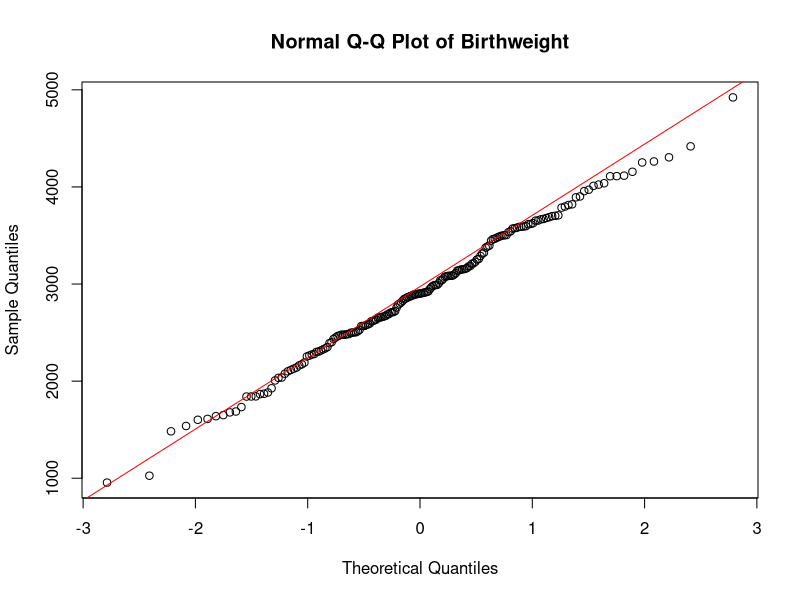
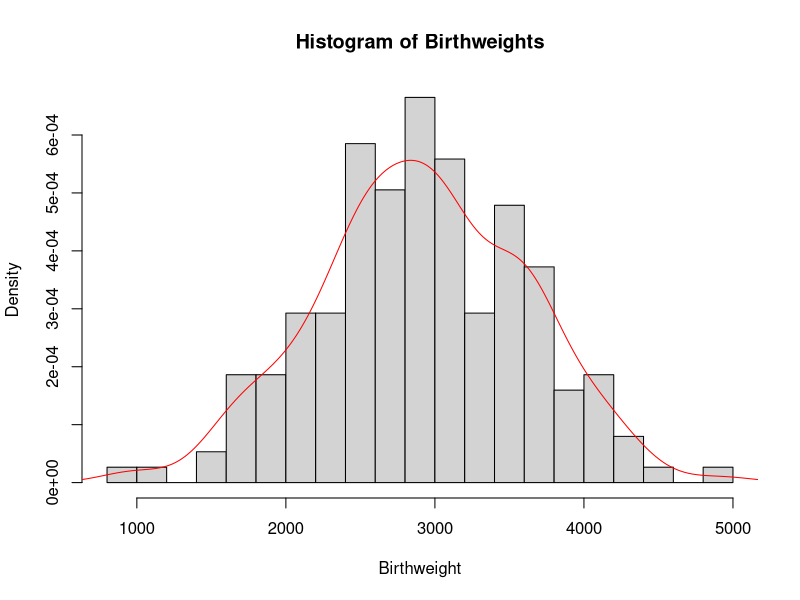
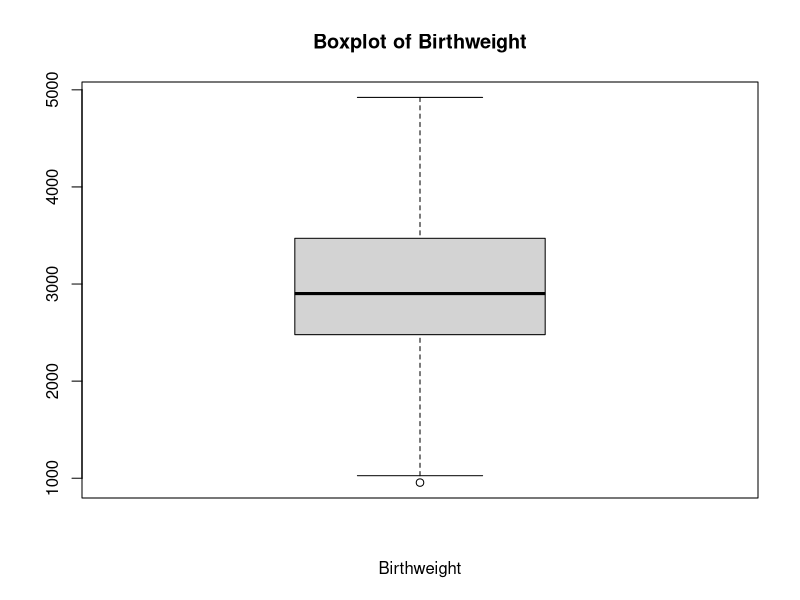
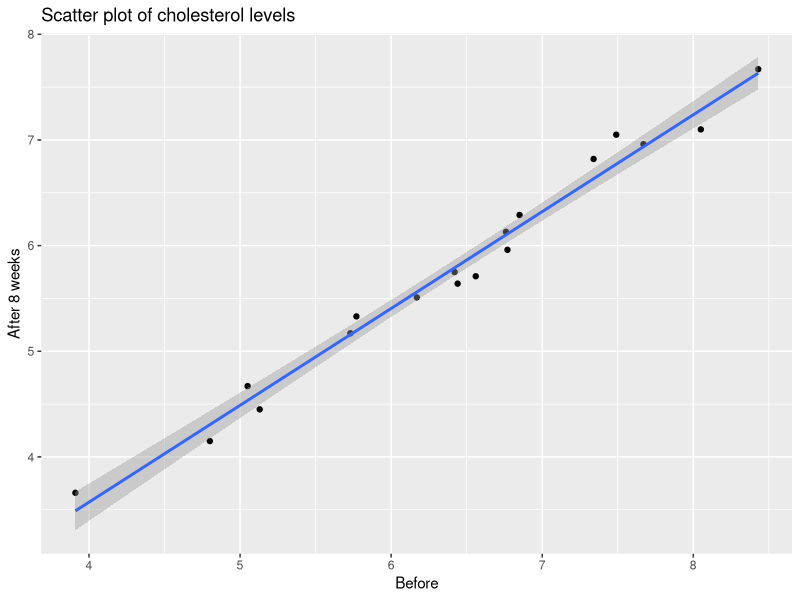
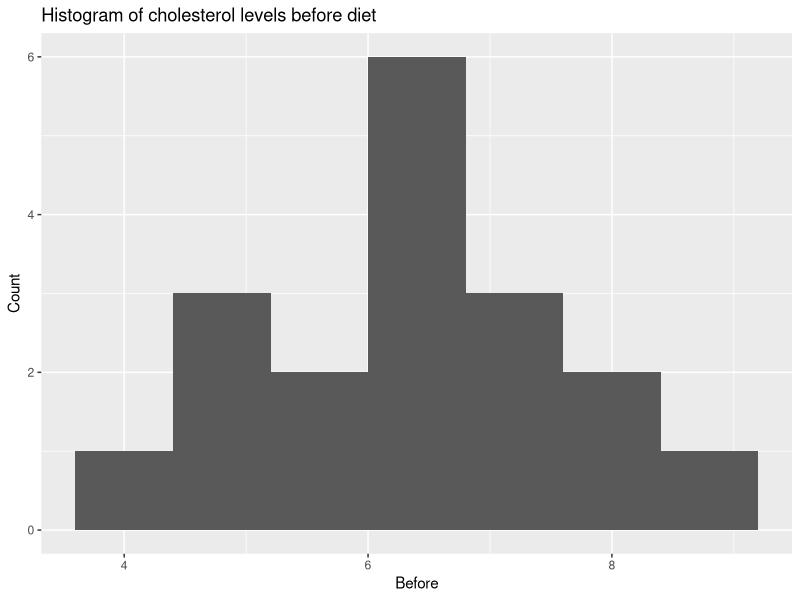
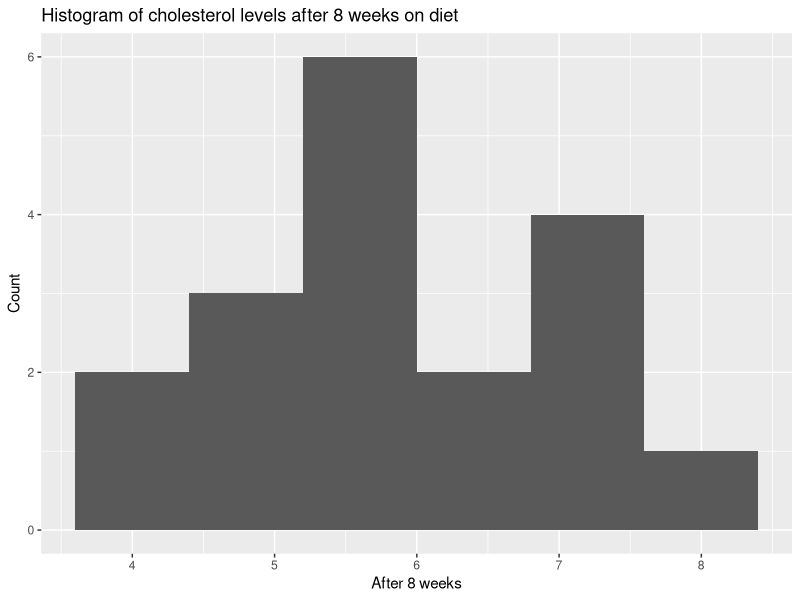

Write the R code that produced these figures, in order. (Note: this script raises an error after producing the figures.)
## ---- chunk 1
birthweight = read.table(file = "birthweight.txt", header = TRUE)
data= birthweight$birthweight

## ---- chunk 2
qqnorm(data, main = "Normal Q-Q Plot of Birthweight")
qqline(data,col=" red ")

# Check for normality with histogram
hist(x = data,breaks=15,main = "Histogram of Birthweights",
     xlab = " Birthweight ",freq = FALSE)
lines(x= density(x= data), col=" red ")

# Check for normality with boxplot
boxplot (data , main =" Boxplot of Birthweight ",
         xlab =" Birthweight ")#horizontal = TRUE)

## ---- chunk 3
shapiro.test(data)
## ---- chunk 4
# construct Confidence Interval
mu <- mean(data)
stnd <-sd(data)
CI <- 0.96
alpha <- 1-CI
# Calculate the margin of error for a 95% confidence interval
z <- qnorm(1 - alpha/2) # 98th percentile of standard normal distribution
# Calculate the margin of error
me <- z * stnd / sqrt(length(data))
# Calculate the confidence interval
lower_ci = mu - me
upper_ci = mu + me
# Print the confidence interval
cat("Confidence Interval: [", lower_ci, ", ", upper_ci, "]", sep = "")
## ---- chunk 5
# construct a bounded 96%-CI for mu(mean) 
for (sample_size in 1:1000) {
  lower_bound = mu - z*stnd/sqrt(sample_size)
  upper_bound = mu + z*stnd/sqrt(sample_size)
  CI_length <- upper_bound - lower_bound
  if (CI_length <= 100) {
    break
  }
}
cat("sample_size",sample_size)
## ---- chunk 6
# Compute a bootstrap 96%-CI for mu and compare it to the above CI.
library(boot)
B <- 1000 # Choose number of bootstrap resamples
boot_data <- boot(data, statistic = function(data, i) mean(data[i]), R = B)
boot_ci <- boot.ci(boot_data, type = "perc", conf = 0.96)
lower_bound_boot_ci <- boot_ci$percent[[4]]
upper_bound_boot_ci <- boot_ci$percent[[5]]
cat("boot_CI Confidence Interval: [", lower_bound_boot_ci, ", ", upper_bound_boot_ci, "]", sep = "")
## ---- chunk 7
# Verify this claim by using a one side t-test
t.test(data, mu = 2800, alternative = "greater")
## ---- chunk 8
# sign test
binom.test(sum(data > 2800), n=length(data), p = 0.5, alternative = "greater")
## ---- chunk 9
B = 1000; n = 50
psign = numeric(B) # will contain P-values of sign test
pttest = numeric(B) # will contain P-values of T test

for(i in 1:B) {
  x = sample(data, n)
  pttest[i] = t.test(x, mu=2800, alt='greater')[[3]] # extract P-value
  psign[i] = binom.test(sum(x>2800), n, alt='greater')[[3]] # extract P-value
}
power_ttest = sum(pttest<0.05)/B
power_sign = sum(psign<0.05)/B
cat("the powers of the t-test: ", power_ttest, ",  the powers of the sing test: ", power_sign, sep = "")
## ---- chunk 10
# Set the number of samples to take and the lower probability
n_samples = 100
p_left = 0.25
# Create an empty vector to store the sample probabilities
sample_probabilities = numeric(n_samples)
# Take n_samples samples of size n_samples from the birthweight vector
# Calculate the proportion of samples that have a weight less than 2600 grams
# Store the sample proportion in the sample_probabilities vector
for(i in 1:n_samples){
  sample = sample(data, n_samples, replace = TRUE)
  sample_probabilities[i] = sum(sample < 2600)/n_samples
}
# Calculate the standard deviation of the sample proportions
sample_sd = sd(sample_probabilities)
# Calculate the mean of the sample proportions
p_hat = mean(sample_probabilities)
# margin of error 
me = p_hat - p_left
# Calculate the upper confidence interval for p
p_right = p_hat + me
confidence_level = ((me/1.96)*2)-1
cat("Confidence Interval: [", p_left, ", ", p_right, "]","confidence_level: ",confidence_level , sep = "")
## ---- chunk 11
male_means = c()
female_means = c()

for (i in 1:1000) {
  # Select 34 males and 28 females with birthweight < 2600 g
  male_2600 = sample(data< 2600, 34)
  female_2600 = sample(data[data < 2600], 28)
   # Select 61 males and 65 females with birthweight >= 2600 g
  male_others = sample(data[data >= 2600], 61)
  female_others = sample(data[data >= 2600], 65)
   # Combine the selected males and females with birthweight < 2600 g
  males = c(male_2600, male_others)
  females = c(female_2600, female_others)
  # Calculate the mean birthweight for males and females
  male_means = c(male_means, mean(males))
  female_means = c(female_means, mean(females))
}
# Calculate the mean of the sample means for males and females
mean(male_means)
mean(female_means)
# Perform a two-sample t-test assuming unequal variances
t.test(male_means, female_means)
## ---- chunk 12
#library('tidyverse')
cholesterol <- read.table("cholesterol.txt", header = TRUE)

library(ggplot2)

summary(cholesterol)

# Regression the 2 variables are highly correlated
ggplot(cholesterol, aes(x = Before, y = After8weeks)) +
  geom_point() +
  geom_smooth(method = "lm") +
  labs(x = "Before", y = "After 8 weeks", title = "Scatter plot of cholesterol levels")
cor(cholesterol$Before, cholesterol$After8weeks)


# creating histograms
ggplot(cholesterol, aes(x = Before)) +
  geom_histogram(binwidth = 0.8) +
  labs(x = "Before", y = "Count", title = "Histogram of cholesterol levels before diet")

shapiro.test(cholesterol$Before) # accept null, data is normal

ggplot(cholesterol, aes(x = After8weeks)) +
  geom_histogram(binwidth = 0.8) +
  labs(x = "After 8 weeks", y = "Count", title = "Histogram of cholesterol levels after 8 weeks on diet")
shapiro.test(after) # accept null, data is normal
# checking difference
diff <- cholesterol$Before - cholesterol$After8weeks

ggplot(cholesterol, aes(x = Before - After8weeks)) +
  geom_histogram(binwidth = 0.2) +
  labs(x = "Difference in cholesterol levels", y = "Count", title = "Histogram of differences before and after diet")

shapiro.test(diff) # accept null, data is normal
## ---- chunk 13
wilcox.test(cholesterol$Before, cholesterol$After8weeks, paired = TRUE)
#strong evidence to suggest that the margarine diet #had an effect on cholesterol levels.
## ---- chunk 14
# Calculate estimate for theta
theta_hat <- 2*mean(cholesterol$After8weeks) - 3
sigma <- sqrt((theta_hat-3)^2/12)

n <- length(cholesterol$After8weeks)
z <- qnorm(0.975)

lower <- theta_hat - z*(sigma/sqrt(n))
upper <- theta_hat + z*(sigma/sqrt(n))
#confidence interval
c(lower, upper)
## ---- chunk 15
after = cholesterol$After8weeks
# Define the test statistic function
T <- function(x) max(x)

# Set up the range of theta values to test
theta_vals <- seq(3, 12, by = 0.1)

# Create a vector to store the p-values for each theta value
p_vals <- rep(NA, length(theta_vals))

# Perform the bootstrap test for each theta value
for (i in seq_along(theta_vals)) {
  # Generate bootstrap samples
  boot_samples <- replicate(10000, runif(18, min = 3, max = theta_vals[i]))
  # Calculate test statistics for bootstrap samples
  boot_t <- apply(boot_samples, 2, T)
  # Calculate p-value
  p_vals[i] <- mean(boot_t >= max(after))
}

# Plot the p-values as a function of theta
plot(theta_vals, p_vals, type = "l", xlab = "theta", ylab = "p-value")
abline(h = 0.01, col = "yellow", lty = 2)
abline(h = 0.05, col = "red", lty = 2)
abline(h = 0.1, col = "blue", lty = 2)


## ---- chunk 16

# Median test
binom.test(sum(cholesterol$After8weeks<6),length(cholesterol$After8weeks),p=0.5,alt="less") 

binom.test(sum(cholesterol$After8weeks < 4.5), length(cholesterol$After8weeks), p = 0.25, alternative = "less", conf.level = 0.95)


## ---- chunk 17
data = read.table(file = "diet.txt", header = TRUE)
## ---- chunk 18
data$weight.lost=data$preweight-data$weight6weeks

## ---- chunk 19
before=data$preweight;after=data$weight6weeks
par(mfrow=c(1,2))


qqnorm(before)
hist(before) 
qqnorm(after)
hist(after) 
qqnorm(after-before)
hist(after-before) 
t.test(before,after,paired=TRUE) 
## ---- chunk 20
data$diet=factor(data$diet) 
dataaov=lm(weight.lost~diet,data=data)
anova(dataaov)
## ---- chunk 21
par(mfrow=c(1,2)); qqnorm(residuals(dataaov)) 
plot(fitted(dataaov),residuals(dataaov)) 
## ---- chunk 22

summary(dataaov) #can we use fitted(dataaov here as well? )

## ---- chunk 23
genderaov=lm(weight.lost~gender*diet,data=data)  
anova(genderaov) 
## ---- chunk 24
preddata=data.frame(diet=c("1","2","3"))
predict(dataaov,preddata) 
 

## ---- chunk 25
#install.packages('MASS')
library(MASS)
data(npk)
## ---- chunk 26
#Create a matrix of random plots
random_plots_matrix <- cbind(rep(1:24),rep(1:6, each = 4),
                             replicate(3, c(replicate(6, sample(c(1,1,0,0))))))
#Convert the matrix to a data frame
data_frame <- data.frame(random_plots_matrix)
#Set column names
header <- c("plot", "block", "N", "P", "K")
colnames(data_frame) <- header
#View the resulting data frame
head(data_frame)
## ---- chunk 27
# Subset the data to only include nitrogen treatment
npk_nitrogen  <- npk[npk$N == 1,]
# Calculate the average yield per block for nitrogen treatment
nitrogen_avg_yield  <- aggregate(yield ~ block, data = npk_nitrogen, FUN = mean)
# Subset the data to only include plots without nitrogen treatment
npk_no_nitrogen  <- npk[npk$N == 0,]
# Calculate the average yield per block for plots without nitrogen treatment
no_nitrogen_avg_yield  <- aggregate(yield ~ block, data = npk_no_nitrogen, FUN = mean)
# Make a boxplot comparing the average yield per block for nitrogen and no nitrogen treatments
boxplot(no_nitrogen_avg_yield$yield, nitrogen_avg_yield$yield, 
        names = c("No Nitrogen Treatment", "Nitrogen Treatment"), ylab = "yield")
#legend("topleft", legend = c("Nitrogen Treatment", "No Nitrogen Treatment"))


avg_yield <- apply(cbind(nitrogen_avg_yield[[2]], no_nitrogen_avg_yield[[2]]),1,function(x) unname(unlist(x)))
rownames(avg_yield)<- c("nitrogen_avg_yield","no_nitrogen_avg_yield")

barplot(avg_yield, col = c("#1b98e0", "#353436"),beside = TRUE,
        xlab="blocks",ylab = "yield", ylim=c(0,90),
        names.arg=c("1", "2", "3", "4", "5", "6"))

legend("topleft", legend = c("Nitrogen Treatment", "No Nitrogen Treatment"), 
       fill =c("#1b98e0", "#353436"))

## ---- chunk 28
# Check for normality with histogram
hist(x = npk$yield , breaks=7 ,main = "Histogram of yield",
     xlab = " yield ",freq = FALSE)
lines(x= density(x= npk$yield), col=" red ")

qqnorm(npk$yield)
qqline(npk$yield)

# Check for normality with boxplot
boxplot (npk$yield , main =" Boxplot of yield ",
         xlab =" yield ",horizontal = TRUE)

## ---- chunk 29
shapiro.test(npk$yield)

## ---- chunk 30
fit <- aov(yield ~ block + N, data = npk)
summary(fit)
## ---- chunk 31
model1 = lm(yield ~ N:block + P + K,data=npk)
model2 = lm(yield ~ P:block + N + K,data=npk)
model3 = lm(yield ~ K:block + P + N,data=npk)

print('model 1: ')
anova(pairwise_N)
print('model 2: ')
anova(pairwise_P)
print('model 3: ')
anova(pairwise_K)


model_add = lm(yield ~ N+P+K+block, data=npk)
print('model all sum: ')
anova(model_add)
